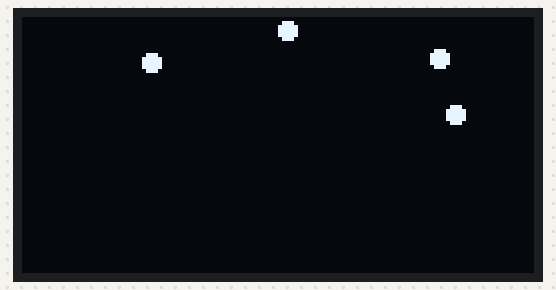
A sketch run on a simulated Arduino Uno, built with avr-gcc and run on an emulated ATmega328P. Shown: 128×64 one-colour display. Random numbers use the default seed unless the sketch sets one.

Above: at 0.84 s.
At 5.35 s:
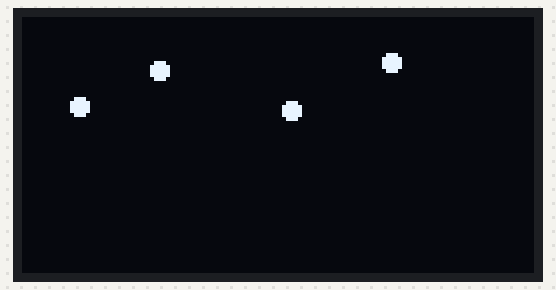
At 10.0 s:
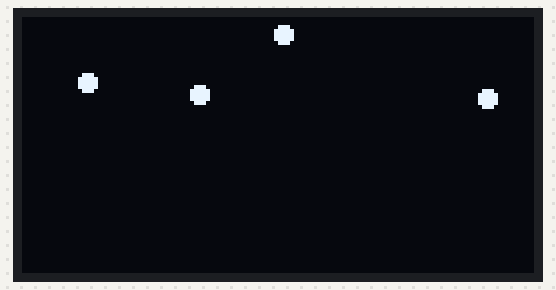
At 19.16 s:
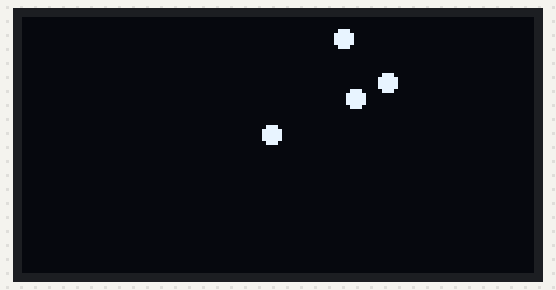
At 28.32 s:
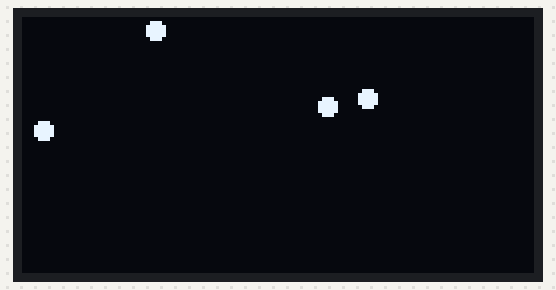
At 37.62 s:
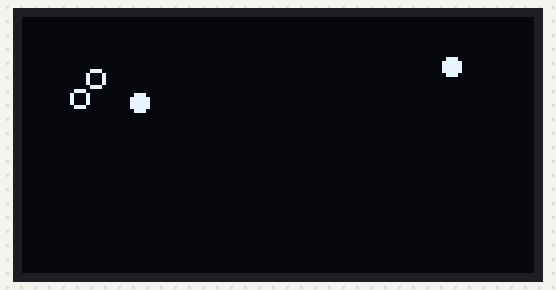

The sketch:

oled_i2c_bouncing_balls.ino
```cpp
#include <Wire.h>
#include <Adafruit_GFX.h>
#include <Adafruit_SSD1306.h>

#define OLED_RESET 4
Adafruit_SSD1306 display(OLED_RESET);

#define SIZE 2
#define COUNT 4
#define INTERVAL 20

#define XT 127
#define YT 31
#define XB 0
#define YB 0

#define XTS XT - SIZE - 1
#define YTS YT - SIZE - 1
#define XBS XB + SIZE
#define YBS YB + SIZE

#define DT 4
#define DB 1

int i = 0;
int c = 0;

int x[COUNT];
int y[COUNT];

int xd[COUNT];
int yd[COUNT];

int fill[COUNT];

void setup()   {
  Serial.begin(9600);
  delay(200);

  // by default, we'll generate the high voltage from the 3.3v line internally! (neat!)
  display.begin(SSD1306_SWITCHCAPVCC, 0x3C);  // initialize with the I2C addr 0x3D (for the 128x64)

  drawSplash();
  delay(500);
  randomSeed(analogRead(0));
  initBounce();
}

void loop() {
  display.clearDisplay();
  if(i >= 200) {
    i = 0;
    //initDirection();
  }
  checkLimits();
  checkCollisions();
  for(int c = 0; c < COUNT; c++) {
    x[c] += xd[c];
    y[c] += yd[c];
    //display.drawPixel(x[c], y[c], WHITE);
    if(fill[c] == 1) {
      display.fillCircle(x[c], y[c], SIZE, WHITE);
    } else {
      display.drawCircle(x[c], y[c], SIZE, WHITE);
    }
  }
  display.display();
  delay(INTERVAL);
  i++;
}

void checkCollisions() {
  if(c <= 10) {
    c++;
    return;
  }
  for(int c = 0; c < COUNT; c++) {
    for(int d = 0; d < COUNT; d++) {
      if(c == d) {
        continue;
      }
      if(1 == hasCollided(c, d)) {
        fill[c] = -1;
        fill[d] = -1;
      } else {
        fill[c] = 1;
        fill[d] = 1;
      }
    }
  }
}

void drawText(int x, int y, char* text) {
  display.setTextSize(1);
  display.setTextColor(WHITE, BLACK);
  display.setCursor(x, y);
  display.println(text);
}

int hasCollided(int c, int d) {
  int hs = SIZE; // / 2;
  if(
      (x[c]+hs > x[d]-hs) && (x[c]-hs < x[d]+hs) &&
      (y[c]+hs > y[d]-hs) && (y[c]-hs < y[d]+hs)
    ) {
    return 1;
  }
  return 0;
}

void checkLimits() {
  for(int c = 0; c < COUNT; c++) {
    if(x[c] > XTS) {
      x[c] = XTS;
      xd[c] = -(xd[c]);
    }
    if(x[c] <= XBS) {
      x[c] = XBS;
      xd[c] = -(xd[c]);
    }
    if(y[c] > YTS) {
      y[c] = YTS;
      yd[c] = -(yd[c]);
    }
    if(y[c] <= YBS) {
      y[c] = YBS;
      yd[c] = -(yd[c]);
    }
  }
}

void initBounce() {
  for(int c = 0; c < COUNT; c++) {
    x[c] = random(XBS, XTS);
    y[c] = random(YBS, YTS);
    fill[c] = 1;
  }
  initDirection();
}

void initDirection() {
  for(int c = 0; c < COUNT; c++) {
    if(xd[c] > 0) {
      xd[c] = random(DB, DT);
    } else {
      xd[c] = -(random(DB, DT));
    }
    if(yd[c] > 0) {
      yd[c] = random(DB, DT);
    } else {
      yd[c] = -(random(DB, DT));
    }
  }
}

void drawSplash() {
  display.clearDisplay();
  drawBox();
  display.setTextSize(1);
  display.setTextColor(WHITE, BLACK);
  display.setCursor(44, 6);
  display.println("Mathias");
  display.setCursor(44, 16);
  display.println("Shinall");
  display.display();
}

void drawBox() {
  display.drawLine(XB, YB, XT, YB, WHITE);
  display.drawLine(XT, YB, XT, YT, WHITE);
  display.drawLine(XT, YT, XB, YT, WHITE);
  display.drawLine(XB, YT, XB, YB, WHITE);
}
```
